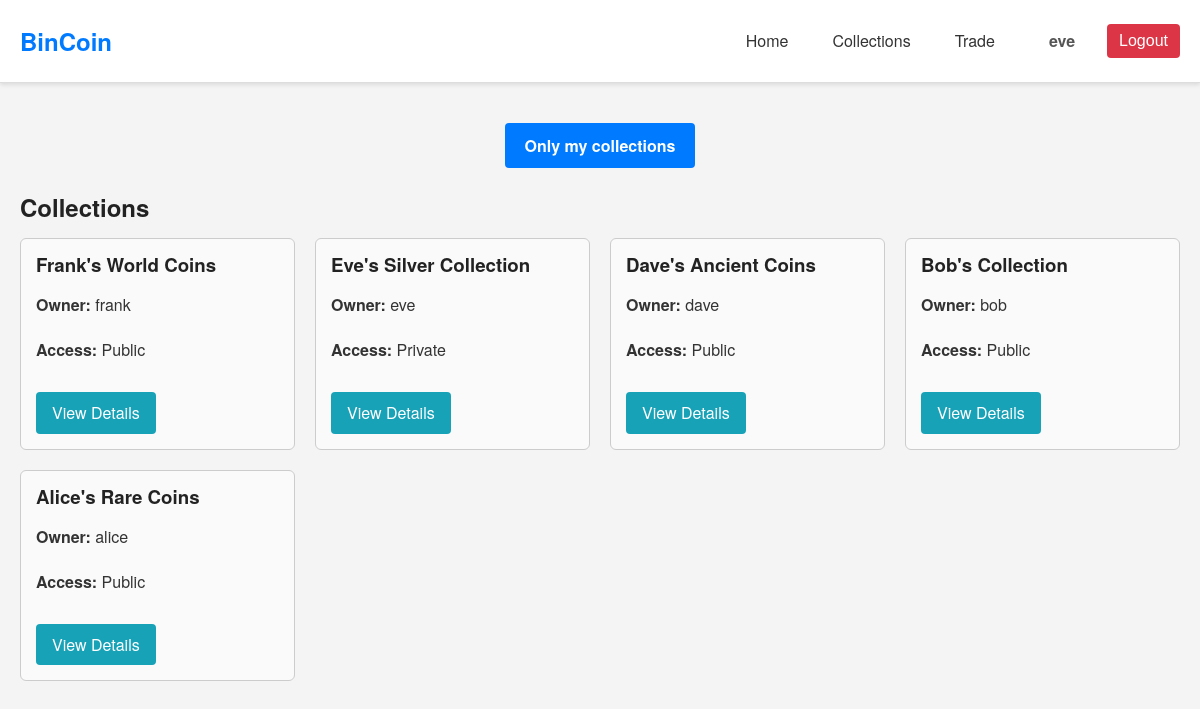
Screenshot of /php/collections.php (signed in) with the database file from the repository.
### tables this page shows
CREATE TABLE `coin_collection` (
    `id` INT AUTO_INCREMENT PRIMARY KEY,
    `name` VARCHAR(255) NOT NULL,
    `user_name` VARCHAR(255) NOT NULL,
    `access` VARCHAR(255) NOT NULL,
    FOREIGN KEY (`user_name`) REFERENCES `user`(`name`) ON DELETE CASCADE
);

### php/collections.php (called while the page is built, shortened)
<?php
$search = isset($_GET['search']) ? trim($_GET['search']) : '';
$show_my_collections = isset($_GET['show_my_collections']) ? boolval($_GET['show_my_collections']) : false;
$page = isset($_GET['page']) && is_numeric($_GET['page']) ? intval($_GET['page']) : 1;
$results_per_page = 10;
$offset = ($page - 1) * $results_per_page;
$conn = new mysqli(SERVERNAME, USERNAME, PASSWORD, DBNAME);
$where_clauses = [];
$params = [];
$types = '';
if ($show_my_collections) {
    $where_clauses[] = "`user_name` = ?";
    $params[] = $_SESSION['username'];
    $types .= 's';
} else {
    $where_clauses[] = "(`access` = 'public' OR
                         (`access` = 'protected' AND EXISTS (
                             SELECT 1 FROM `access_control` ac
                             WHERE ac.`collection_id` = `coin_collection`.`id`
                               AND ac.`user_name` = ?
                         )) OR
                         (`user_name` = ?))";
    $params[] = $_SESSION['username'];
    $params[] = $_SESSION['username'];
    $types .= 'ss';
}
$where_sql = "WHERE " . implode(" AND ", $where_clauses);
$sql = "SELECT `id`, `name`, `access`, `user_name`
        FROM `coin_collection`
        $where_sql
        ORDER BY `name` DESC
        LIMIT ? OFFSET ?";
$stmt = $conn->prepare($sql);
if ($stmt) {
    $types_with_pagination = $types . 'ii';
    $params_with_pagination = array_merge($params, [$results_per_page, $offset]);
    $stmt->bind_param($types_with_pagination, ...$params_with_pagination);
    $stmt->execute();
    $result = $stmt->get_result();
    $collections = $result->fetch_all(MYSQLI_ASSOC);
} else {
    error_log("Prepare failed (FETCH): " . $conn->error);
    die("An unexpected error occurred. Please try again later.");
}
include "../components/collections_page.php";
?>

### components/collections_page.php (the view, shortened to what this page needs)
<!DOCTYPE html>
<html lang="en">
<head>
    <link rel="stylesheet" href="../css/theme.css">
    <link rel="stylesheet" href="../css/collections.css">
</head>
<body>
    <?php include '../components/header.php'; ?>
    <div class="collections-container">
        <div class="toggle-container">
            <form method="GET" action="collections.php">
                <label for="show_my_collections">Only my collections</label>
            </form>
        </div>
        <?php if (!empty($search)): ?>
            <h2>Search Results for "<?= htmlspecialchars($search); ?>"</h2>
        <?php else: ?>
            <h2>Collections</h2>
        <?php endif; ?>
        <?php if (count($collections) > 0): ?>
            <div class="collections-list">
                <?php foreach ($collections as $collection): ?>
                    <div class="collection-card">
                        <h3><?= htmlspecialchars($collection['name']); ?></h3>
                        <p><strong>Owner:</strong> <?= htmlspecialchars($collection['user_name']); ?></p>
                        <p><strong>Access:</strong> <?= ucfirst(htmlspecialchars($collection['access'])); ?></p>
                        <a href="collection_details.php?collection_id=<?= urlencode($collection['id']); ?>"
                            class="view-button">View Details</a>
                    </div>
                <?php endforeach; ?>
            </div>
        <?php else: ?>
            <p>No collections found.</p>
        <?php endif; ?>
    </div>
</body>
</html>

### css/theme.css (style rules this page uses)
* { margin: 0; padding: 0; box-sizing: border-box; }
html { font-size: 16px; }
body { font-family: 'Helvetica Neue', Arial, sans-serif; line-height: 1.6; color: #333; background-color: #f4f4f4; }
h1, h2, h3, h4, h5, h6 { color: #222; margin-bottom: 1rem; line-height: 1.2; }
p { margin-bottom: 1.2rem; }
a { color: #007BFF; text-decoration: none; transition: color 0.3s ease; }
form { display: flex; flex-direction: column; }
form label { margin-bottom: 5px; font-weight: bold; }

### css/collections.css (style rules this page uses)
.collections-container { max-width: 1200px; margin: 20px auto; padding: 20px; }
.toggle-container { margin-bottom: 20px; text-align: center; }
.toggle-container form { display: inline-block; }
.toggle-container label { display: inline-block; padding: 10px 20px; background-color: #007BFF; color: #fff; border-radius: 4px; cursor: pointer; transition: background-color 0.3s; }
.collections-list { display: grid; grid-template-columns: repeat(auto-fill, minmax(250px, 1fr)); gap: 20px; }
.collection-card { border: 1px solid #ccc; border-radius: 6px; padding: 15px; background-color: #fafafa; transition: box-shadow 0.3s; }
.view-button { display: inline-block; margin-top: 10px; padding: 8px 16px; background-color: #17a2b8; color: #fff; text-decoration: none; border-radius: 4px; transition: background-color 0.3s; }

### rows the page displays
coin_collection: name "Frank's World Coins", user_name "frank", access "Public"
coin_collection: name "Eve's Silver Collection", user_name "eve", access "Private"
coin_collection: name "Dave's Ancient Coins", user_name "dave", access "Public"
coin_collection: name "Bob's Collection", user_name "bob", access "Public"
coin_collection: name "Alice's Rare Coins", user_name "alice", access "Public"

### other values shown
$_SESSION['username'] "eve"
